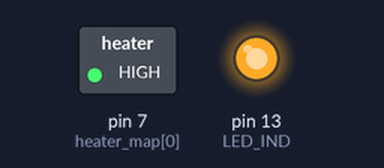
A sketch run on a simulated Arduino Uno, built with avr-gcc and run on an emulated ATmega328P. On the bench: switched loads named in the sketch (green lamp = pin HIGH), output pins drawn as LEDs (lit = HIGH).

Above: at 0.1 s.
At 2.6 s:
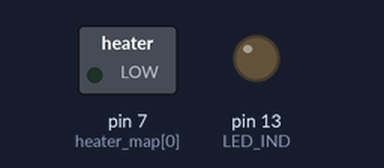
Timing chart, 0 to 4.1 s (numbered marks = the images above):
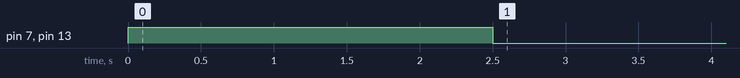

The sketch:

arduino_heater_controller.ino
```cpp
// (licence header left out)
#define HEATER_ON_DURATION_MILISECONDS 2500
#define HEATER_OFF_DURATION_MILISECONDS 600000
#define LED_IND 13

// Specify the pins for each heating element
int heater_map[] = {7};

void setup() {
  setup_lamp();
  setup_heaters();
}

void loop()
{
  heaters_run();
}


/****/

/**
 * Turn the indicator LED on
 */
void lamp_on()
{
  digitalWrite(LED_IND, HIGH);
}

/**
 * Turn the indicator LED off
 */
void lamp_off()
{
  digitalWrite(LED_IND, LOW);
}

/**
 * Turn on all heaters for specified duration and turn off all heaters
 * for specified duration.
 */
void heaters_run()
{
  long runtime_on = HEATER_ON_DURATION_MILISECONDS;
  long runtime_off = HEATER_OFF_DURATION_MILISECONDS;

  Serial.println(runtime_off);

  lamp_on();
  for(int i = 0; i < sizeof(heater_map); i++) {
    heater_on(heater_map[i]);
  }
  delay(runtime_on);
  lamp_off();

  for(int i = 0; i < sizeof(heater_map); i++) {
    heater_off(heater_map[i]);
  }
  delay(runtime_off);
}

/**
 * Turn on an idividual heater
 */
void heater_on(int heater_id)
{
  digitalWrite(heater_id, HIGH);
}

/**
 * Turn off an individual heater
 */
void heater_off(int heater_id)
{
  digitalWrite(heater_id, LOW);
}

/**
 * Setup indidcator LED
 */
void setup_lamp()
{
  pinMode(LED_IND, OUTPUT);
  digitalWrite(LED_IND, LOW);
}

/**
 * Setup all heaters
 */
void setup_heaters()
{
  for(int i = 0; i < sizeof(heater_map); i++) {
    pinMode(heater_map[i], OUTPUT);
    digitalWrite(heater_map[i], LOW);
  }
}
```

Measured:
- by itself, pin 7 (heater_map[0]), pin 13 (LED_IND): LOW → HIGH at 0.00 s, → LOW 2.5 s later
